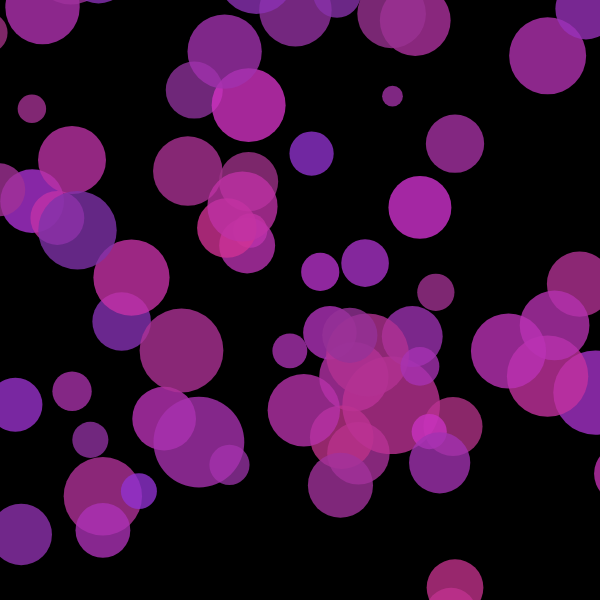
Frame 1 (no input)
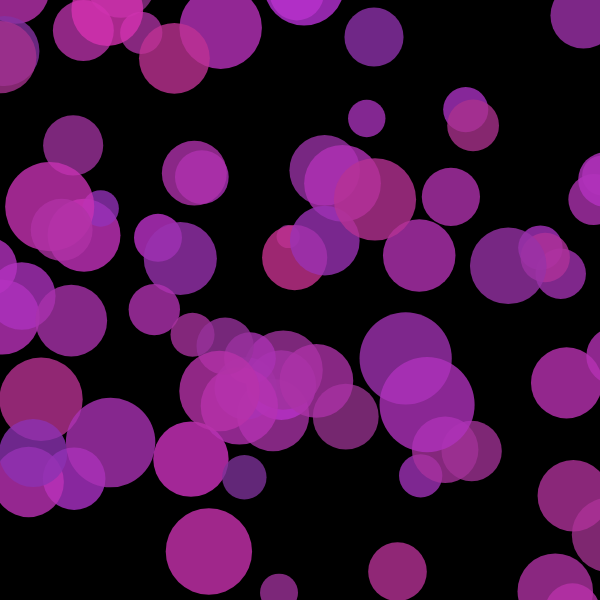
Frame 60 (no input)
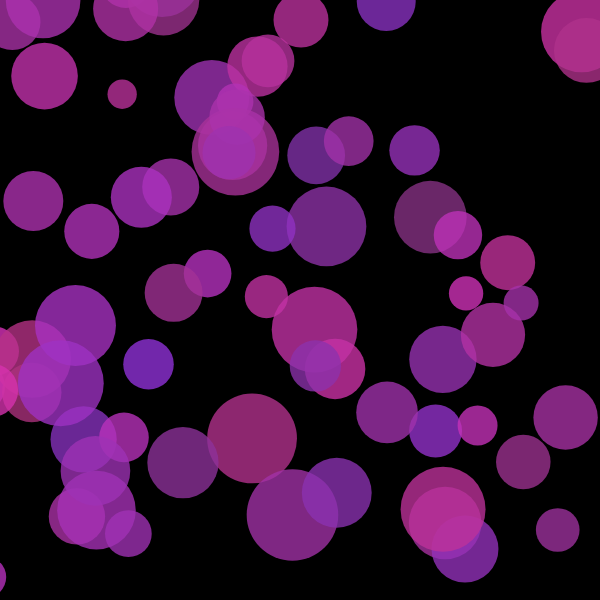
Frame 120 (the mouse pressed at the canvas centre since frame 60)

The p5.js sketch that drew these frames (run headless with seeded random() and noise() and a simulated clock; from frame 60 on, the mouse is pressed at the canvas centre):

// p5.js sketch
// ── sketch.js
// Perlin Noise GIF Loops
// Daniel Shiffman
// https://thecodingtrain.com/CodingChallenges/136.2-perlin-noise-gif-loops.html
// https://youtu.be/c6K-wJQ77yQ

const totalFrames = 480;
let counter = 0;
let record = false;

let particles = new Array(100);

function setup() {
  createCanvas(600, 600);
  for (let i = 0; i < particles.length; i++) {
    particles[i] = new Particle();
  }


}

function draw() {
  let percent = 0;
  if (record) {
    percent = float(counter) / totalFrames;
  } else {
    percent = float(counter % totalFrames) / totalFrames;
  }
  render(percent);
  if (record) {
    saveFrame("output/gif-" + nf(counter, 3) + ".png");
    if (counter == totalFrames - 1) {
      exit();
    }
  }
  counter++;
}

function render(percent) {
  background(0);
  let a = percent * TWO_PI;
  for (let p of particles) {
    p.render(a);
  }

}
// ── noiseLoop.js
class NoiseLoop {
  constructor(diameter, min, max) {
    this.diameter = diameter;
    this.min = min;
    this.max = max;
    this.cx = random(1000);
    this.cy = random(1000);
  }

  value(a) {
    let xoff = map(cos(a), -1, 1, this.cx, this.cx + this.diameter);
    let yoff = map(sin(a), -1, 1, this.cy, this.cy + this.diameter);
    let r = noise(xoff, yoff);
    return map(r, 0, 1, this.min, this.max);
  }
}
// ── particle.js
class Particle {
  constructor() {
    this.xNoise = new NoiseLoop(0.5, -width, width * 2);
    this.yNoise = new NoiseLoop(0.5, -height, height * 2);
    this.dNoise = new NoiseLoop(7, 10, 120);
    this.rNoise = new NoiseLoop(7, 100, 255);
    this.bNoise = new NoiseLoop(7, 100, 255);
  }

  render(a) {
    noStroke();
    let x = this.xNoise.value(a);
    let y = this.yNoise.value(a);
    let d = this.dNoise.value(a);
    let r = this.rNoise.value(a);
    let b = this.bNoise.value(a);
    fill(r, 50, b, 200);
    ellipse(x, y, d);
  }
}
